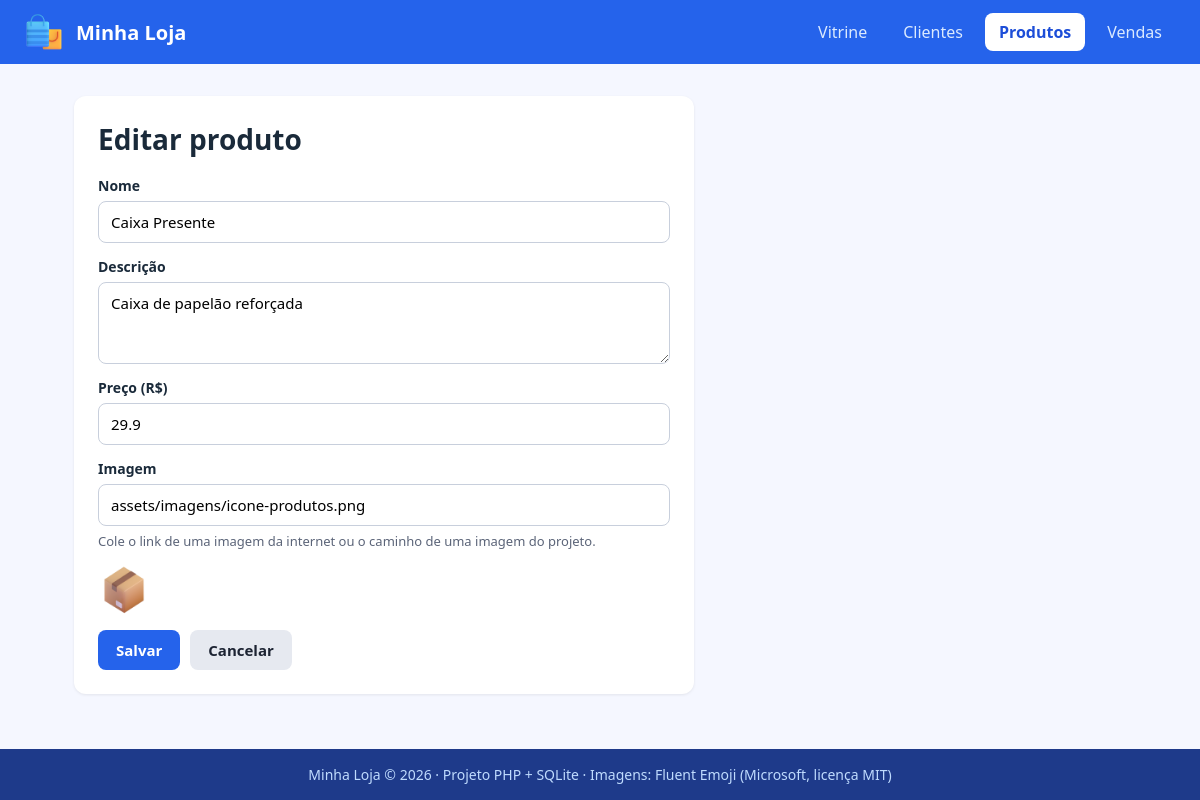
Screenshot of /produto_form.php?id=1 with the database file from the repository.
### tables this page shows
CREATE TABLE produto (id INTEGER PRIMARY KEY AUTOINCREMENT, nome TEXT NOT NULL, descricao TEXT, preco REAL NOT NULL, imagem TEXT);

### funcoes.php (called while the page is built, shortened)
<?php
function e($texto) {
    return htmlspecialchars($texto);
}

### produto_form.php (the view, shortened to what this page needs)
<?php
include 'conexao.php';
include 'funcoes.php';
$produto = [
    'id'        => '',
    'nome'      => '',
    'descricao' => '',
    'preco'     => '',
    'imagem'    => '',
];
$titulo = 'Novo produto';
if (isset($_GET['id'])) {
    $sql = $pdo->prepare('SELECT * FROM produto WHERE id = ?');
    $sql->execute([$_GET['id']]);
    $produto = $sql->fetch();
    $titulo = 'Editar produto';
}
include 'topo.php';
?>
<div class="caixa">
    <h1><?= $titulo ?></h1>
    <form method="post" action="produto_salvar.php" class="formulario">
        <div class="campo">
            <label for="nome">Nome</label>
            <input type="text" id="nome" name="nome" value="<?= e($produto['nome']) ?>" required>
        </div>
        <div class="campo">
            <label for="descricao">Descrição</label>
            <textarea id="descricao" name="descricao" rows="3"><?= e($produto['descricao']) ?></textarea>
        </div>
        <div class="campo">
            <label for="preco">Preço (R$)</label>
            <input type="number" id="preco" name="preco" step="0.01" min="0" value="<?= e($produto['preco']) ?>" required>
        </div>
        <div class="campo">
            <label for="imagem">Imagem</label>
            <input type="text" id="imagem" name="imagem" value="<?= e($produto['imagem']) ?>">
            <div class="dica">Cole o link de uma imagem da internet ou o caminho de uma imagem do projeto.</div>
        </div>
        <?php if ($produto['imagem'] != '') { ?>
            <img src="<?= e($produto['imagem']) ?>" alt="Imagem atual" class="miniatura">
        <?php } ?>
        <div class="acoes">
            <button type="submit" class="botao">Salvar</button>
            <a href="produtos.php" class="botao claro">Cancelar</a>
        </div>
    </form>
</div>
<?php include 'rodape.php'; ?>

### assets/css/estilo.css (style rules this page uses)
* { box-sizing: border-box; }
body { margin: 0; background: #F5F7FF; color: #1A2A3A; font-family: "Segoe UI", Arial, sans-serif; font-size: 16px; }
h1 { margin: 0; font-size: 28px; }
.botao { display: inline-block; padding: 10px 18px; border: 0; border-radius: 8px; background: #2563EB; color: #FFFFFF; font-family: inherit; font-size: 15px; font-weight: bold; text-align: center; text-decoration: none; cursor: pointer; }
.caixa { display: grid; gap: 18px; max-width: 620px; padding: 24px; border-radius: 12px; background: #ffffff; box-shadow: 0 1px 3px rgba(0, 0, 0, 0.08); }
.formulario { display: grid; gap: 14px; }
.campo { display: grid; gap: 6px; }
.campo label { font-size: 14px; font-weight: bold; }
.campo input, .campo select { padding: 10px 12px; border: 1px solid #c8cfdc; border-radius: 8px; background: #ffffff; font-family: inherit; font-size: 15px; }
.acoes { display: grid; grid-auto-flow: column; justify-content: start; gap: 10px; }
.botao.claro { background: #e6e9f0; color: #1d2433; }
.miniatura { width: 52px; height: 52px; object-fit: contain; }
.campo textarea { padding: 10px 12px; border: 1px solid #c8cfdc; border-radius: 8px; font-family: inherit; font-size: 15px; resize: vertical; }
.dica { color: #5b6478; font-size: 13px; }

### rows the page displays
produto: nome "Caixa Presente", descricao "Caixa de papelão reforçada", preco "29.9", imagem "assets/imagens/icone-produtos.png", imagem (picture)

### other values shown
$texto "Vitrine"
$texto "Clientes"
$texto "Produtos"
$texto "Vendas"
$titulo "Editar produto"
